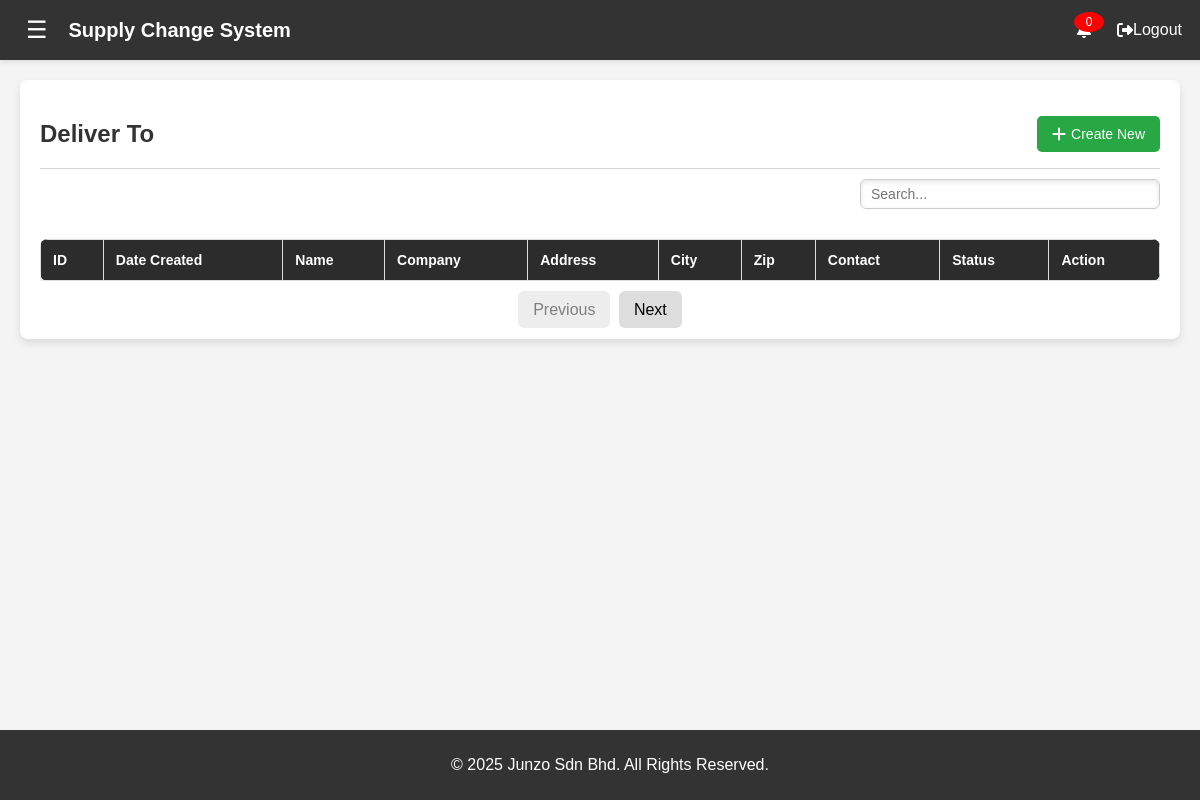
The page /deliver_to.php (signed in) on the database as committed earlier.
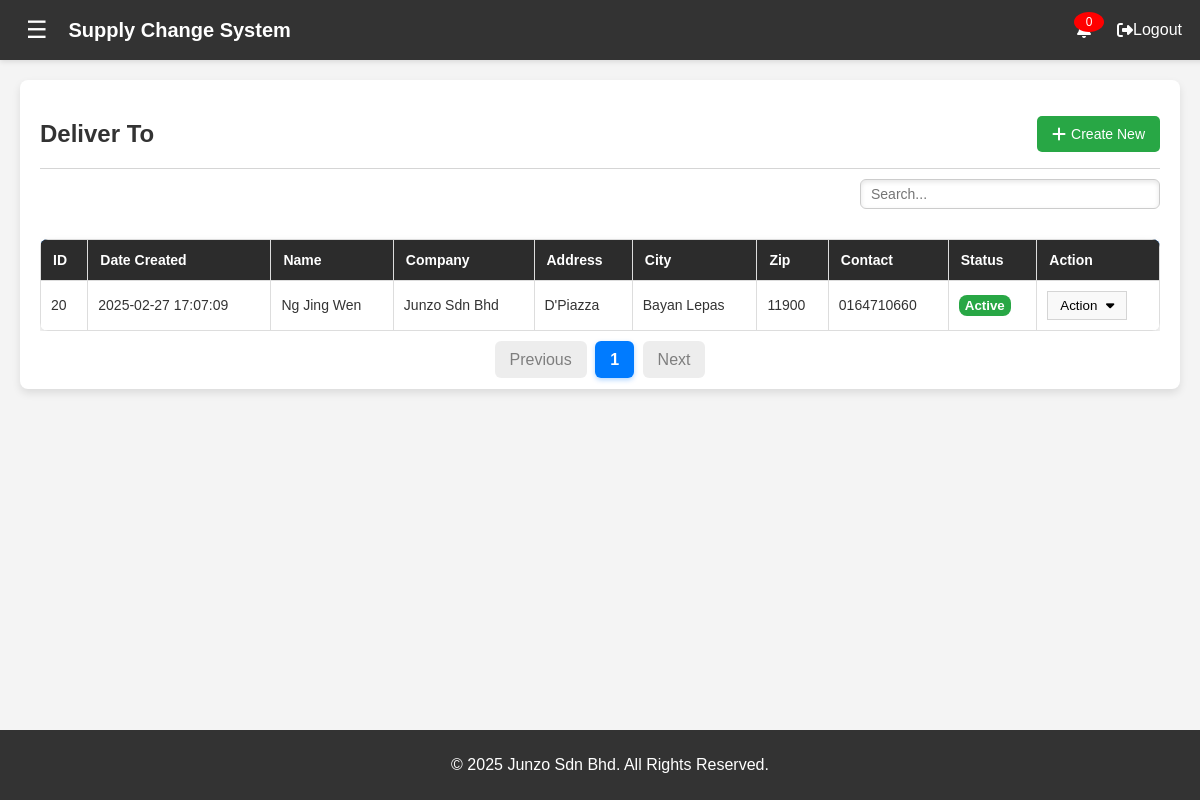
The same page on the database as committed later.
### tables this page shows
CREATE TABLE `deliver_to` (
  `id` int(11) NOT NULL,
  `date_created` datetime DEFAULT current_timestamp(),
  `name` varchar(255) NOT NULL,
  `company_name` varchar(255) NOT NULL,
  `address` text NOT NULL,
  `city` varchar(100) NOT NULL,
  `zip` varchar(20) NOT NULL,
  `contact` varchar(50) NOT NULL,
  `status` enum('Active','Inactive') NOT NULL DEFAULT 'Active'
);

### deliver_to.php (the view, shortened to what this page needs)
<?php
include("config.php");
$search = isset($_GET['search']) ? trim($_GET['search']) : '';
$page = isset($_GET['page']) ? max(1, intval($_GET['page'])) : 1;
$limit = 10;
$offset = ($page - 1) * $limit;
$whereClause = "";
$countQuery = "SELECT COUNT(*) AS total FROM deliver_to $whereClause";
$countResult = $conn->query($countQuery);
$totalRows = ($countResult->num_rows > 0) ? $countResult->fetch_assoc()['total'] : 0;
$totalPages = ceil($totalRows / $limit);
if (!empty($search)) {
    $sql = "SELECT * FROM deliver_to $whereClause";
} else {
    $sql = "SELECT * FROM deliver_to $whereClause LIMIT $limit OFFSET $offset";
}
$result = $conn->query($sql);
$data = [];
if ($result->num_rows > 0) {
    while ($row = $result->fetch_assoc()) {
        $data[] = $row;
    }
}
?>
<html>
<head>
    <link rel="stylesheet" href="css/styles.css">
    <link rel="stylesheet" href="css/page.css">
    <link href="https://cdnjs.cloudflare.com/ajax/libs/font-awesome/6.0.0-beta3/css/all.min.css" rel="stylesheet">
</head>
<body>
    <?php include ("header.php") ?>
    <div class="content">
        <div class="content-container">
            <div class="header-container">
                <h2>Deliver To</h2>
                <button class="create-btn" onclick="openModal('createDeliverTo')">
                    <i class="fa-solid fa-plus"></i> Create New
                </button>
            </div>
            <div class="search-container">
                <input type="text" id="search" placeholder="Search...">
            </div>
            <div class="table-container">
                <table class="table table-bordered">
                    <thead>
                        <tr>
                            <th>ID</th>
                            <th>Date Created</th>
                            <th>Name</th>
                            <th>Company</th>
                            <th>Address</th>
                            <th>City</th>
                            <th>Zip</th>
                            <th>Contact</th>
                            <th>Status</th>
                            <th>Action</th>
                        </tr>
                    </thead>
                <tbody id="deliverToTable">
                    <?php foreach ($data as $row): ?>
                    <?php
                        $statusClass = '';
                        switch ($row['status']) {
                            case 'Active':
                                $statusClass = '<button style="background-color: #28a745; color: white; border: none; padding: 3px 6px; border-radius: 8px; cursor: pointer; font-weight: bold;">Active</button>';
                                break;
                        }
                        ?>
                        <tr>
                            <td><?php echo $row['id'] ?></td>
                            <td><?php echo $row['date_created'] ?></td>
                            <td><?php echo $row['name'] ?></td>
                            <td><?php echo $row['company_name'] ?></td>
                            <td><?php echo $row['address'] ?></td>
                            <td><?php echo $row['city'] ?></td>
                            <td><?php echo $row['zip'] ?></td>
                            <td><?php echo $row['contact'] ?></td>
                            <td><?php echo $statusClass ?></td>
                            <td>
                                <div class="dropdown">
                                    <button class="dropbtn" onclick="toggleDropdown(this)">Action <i class="fa-solid fa-caret-down"></i></button>
                                </div>
                            </td>
                        </tr>
                        <?php endforeach; ?>
                    </tbody>
                </table>
            </div>
            <div class="pagination">
                <a href="?page=<?= max(1, $page - 1) ?>&search=<?= urlencode($search) ?>" <?= ($page == 1) ? 'style="pointer-events: none; opacity: 0.5;"' : '' ?>>Previous</a>
                <?php for ($i = 1; $i <= $totalPages; $i++): ?>
                    <a href="?page=<?= $i ?>&search=<?= urlencode($search) ?>" class="<?= ($i == $page) ? 'active' : '' ?>"><?= $i ?></a>
                <?php endfor; ?>
                <a href="?page=<?= min($totalPages, $page + 1) ?>&search=<?= urlencode($search) ?>" <?= ($page == $totalPages) ? 'style="pointer-events: none; opacity: 0.5;"' : '' ?>>Next</a>
            </div>
        </div>
    </div>
    <?php include("create_deliver_to_modal.php"); ?>
    <?php include ("footer.php") ?>
</body>
</html>

Rows that differ between the two databases and show on the page:
added deliver_to: id "20", date_created "2025-02-27 17:07:09", name "Ng Jing Wen", company_name "Junzo Sdn Bhd", address "D'Piazza", city "Bayan Lepas", zip "11900", contact "0164710660", status "Active"
Other text that changed with them:
new list line: "1"
